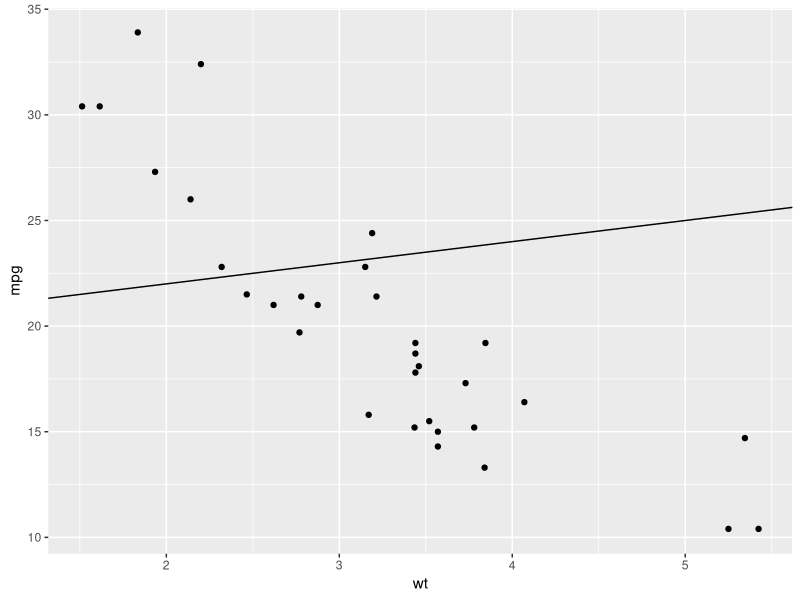
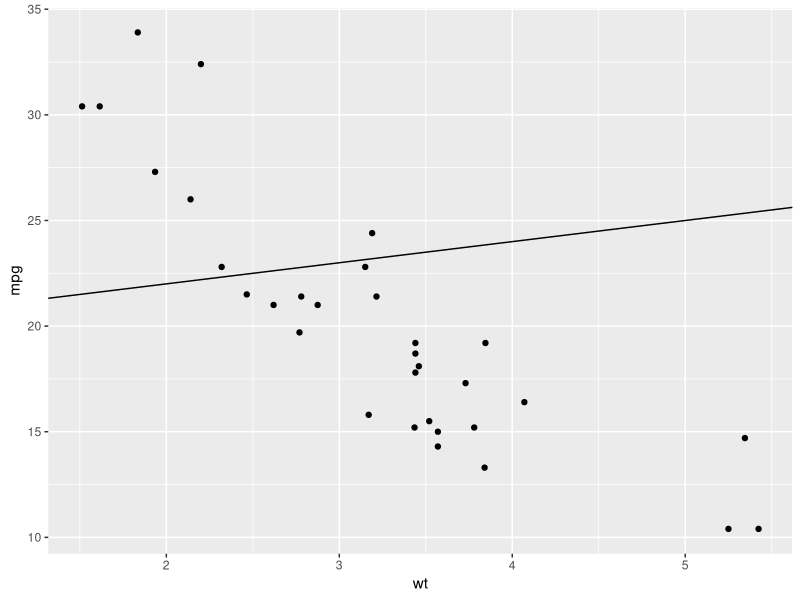

Recreate these plots in R, in order. (Note: this script raises an error after producing the figures.)
# list available packages
library()

# run Cair test
library(ggplot2)
library(Cairo)
qplot(wt, mpg, data=mtcars)+geom_abline(intercept=20)
ggsave("TEST.png")
CairoPNG("TEST.png", width=4, height=4)

if(!file.exists("TEST.png")) {
    print("ERROR: File does not exists")
    stop()
}

file.remove("TEST.png")
